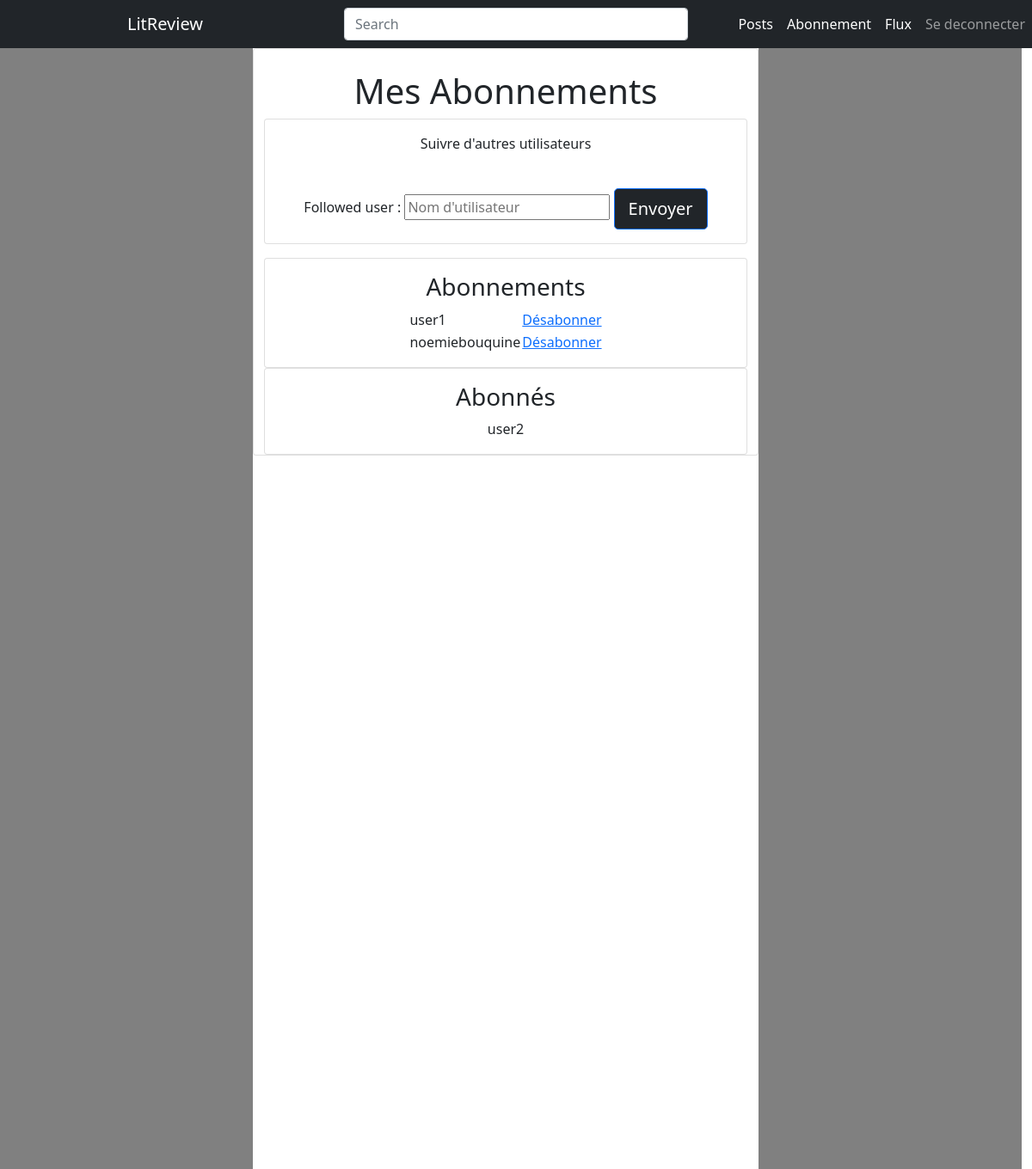
Before: /abonnement/ (signed in) with the older database file.
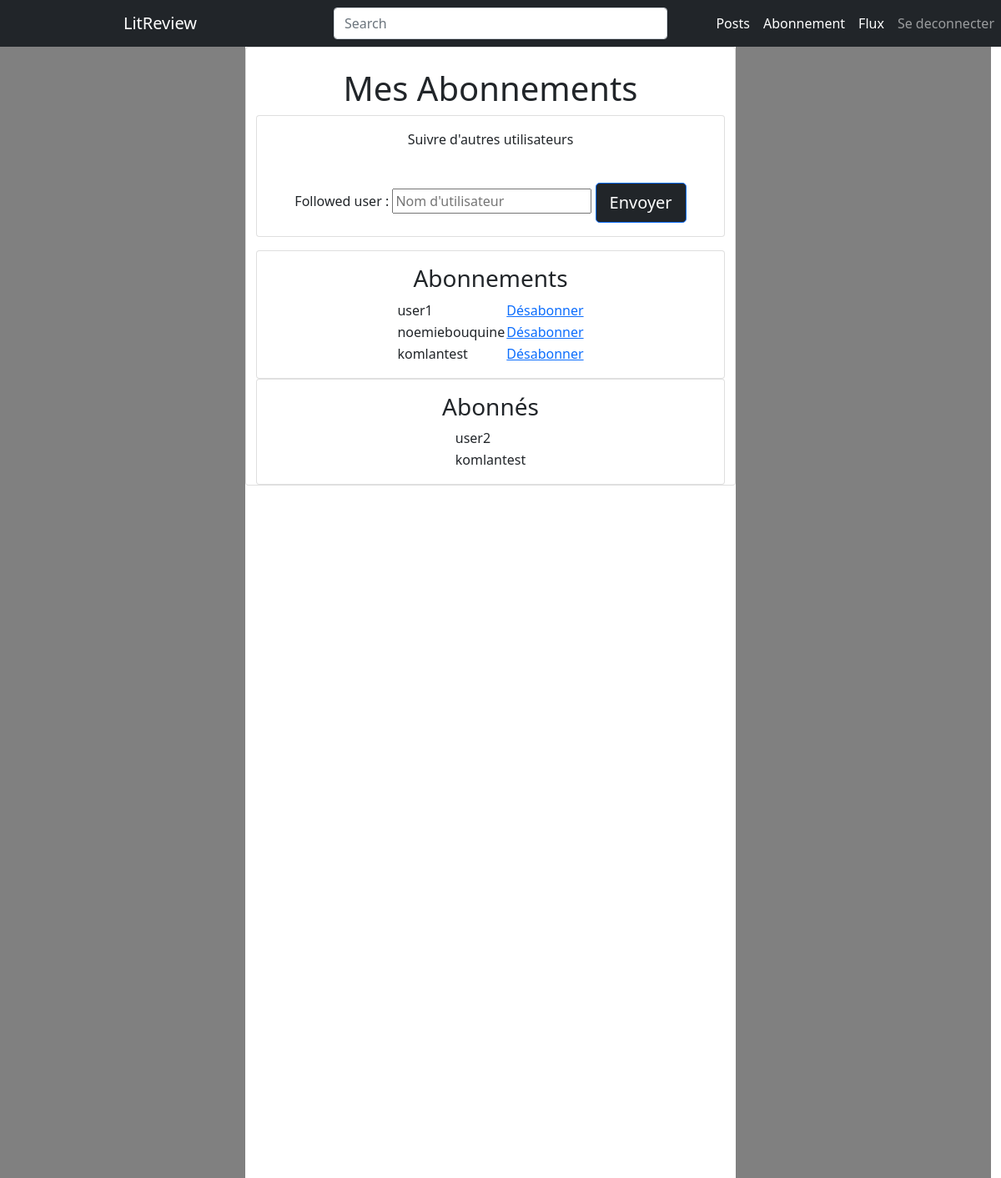
After: the same page with the newer database file.
### p9_livre/models.py (models this page shows)
class UserFollows(models.Model):
    user = models.ForeignKey(
        to=settings.AUTH_USER_MODEL, on_delete=models.CASCADE, related_name="following"
    )
    followed_user = models.ForeignKey(
        to=settings.AUTH_USER_MODEL,
        on_delete=models.CASCADE,
        related_name="followed_by",
    )
    class Meta:
        unique_together = (
            "user",
            "followed_user",
        )

### accounts/models.py (models this page shows)
class Shopper(AbstractUser):
    objects = UserManager()

### p9_livre/views.py (the view, shortened to what this page needs)
# urls.py: path("abonnement/", views.Subscriptions.as_view(), name="abonnement"),
class Subscriptions(View):
    @method_decorator(login_required(login_url="/auth/"))
    def get(self, request):
        user_follows_form = UserFollowForm()
        actual_user = request.user
        user_subscriptions = list(UserFollows.objects.filter(user=actual_user))
        subscribers = [
            user_follow.user
            for user_follow in UserFollows.objects.filter(followed_user=actual_user)
        ]
        error_message = (
            request.GET.get("error_message")
            if request.GET.get("error_message") != "None"
            else None
        )
        validation_message = (
            request.GET.get("validation_message")
            if request.GET.get("validation_message") != "None"
            else None
        )
        followed_user = (
            request.GET.get("followed_user")
            if request.GET.get("followed_user") != "None"
            else None
        )
        if error_message is not None:
            error_message = _MESSAGES[error_message].format(username=followed_user)
        else:
            error_message = None
        if validation_message is not None:
            validation_message = _MESSAGES[validation_message].format(
                username=followed_user
            )
        else:
            validation_message = None
        return render(
            request,
            "abonnement.html",
            context={
                "user_follows_form": user_follows_form,
                "subscriptions": user_subscriptions,
                "subscribers": subscribers,
                "error_message": error_message,
                "validation_message": validation_message,
                "UserFollowsForm": user_follows_form,
            },
        )

### p9_livre/formulaires.py
class UserFollowForm(forms.ModelForm):
    class Meta:
        model = UserFollows
        fields = ["followed_user"]
        widgets = {
            "followed_user": forms.TextInput(attrs={"placeholder": "Nom d'utilisateur"})
        }

### p9_livre/templates/abonnement.html (shortened to what this page needs)
{% extends 'base.html' %}
{% block content %}
<div class="col-md-3" style="background-color: grey;" >
</div>
<div class="row col-md-6"  style=" padding-bottom: 830px;" >
   <div class=" card center global__width" style="padding-top: 25px;">
    <h1 class="card-title text-center">Mes Abonnements</h1>
        <div class="subscriptions__item">
            <div class="card card-body align-items-center">
                    <p class="card-text">Suivre d'autres utilisateurs</p>
                    <form action="." method="POST" enctype="multipart/form-data">
                        <br>
                        {{ UserFollowsForm }}
                        <button type="submit" class="btn btn-lg btn-primary bg-dark">Envoyer</button>
                    </form>
            </div>
    </div>
    <div class=" card card-body align-items-center subscriptions__item">
        <h3 class="card-title">Abonnements</h3>
        {% if not subscriptions %}
        <p class="error__message">Vous n'êtes abonnées à aucun utilisateur.</p>
        {% else %}
        <table class="subscriptions__table">
            {% for subscription in subscriptions %}
            <tr>
                <td>{{ subscription.followed_user.username }}</td>
                <td>
                    <a href="{% url "delete_subscription" subscription.followed_user.id %}">Désabonner</a>
                </td>
            </tr>
            {% endfor %}
        </table>
        {% endif %}
    </div>
    <div class="card card-body align-items-center subscriptions__item">
        <h3 class="card-title">Abonnés</h3>
        {% if not subscribers %}
        <p class="error__message">Vous n'avez aucun abonné pour le moment.</p>
        {% else %}
        <table class="subscriptions__table">
            {% for subscriber in subscribers %}
            <tr>
                <td>{{ subscriber.username }}</td>
            </tr>
            {% endfor %}
        </table>
        {% endif %}
    </div>
</div>
</div>
<div class="col-md-3" style="background-color: grey;">
</div>
{% endblock %}

### templates/base.html (shortened to what this page needs)
<!DOCTYPE html>
<html lang="fr">
<head>
    <link href="https://cdn.jsdelivr.net/npm/bootstrap@5.1.3/dist/css/bootstrap.min.css" rel="stylesheet">
</head>
<header  class="container-fluid" style="padding: 0;">
    <nav class="row navbar navbar-expand navbar-dark bg-dark" aria-label="Second navbar example">
        <div class="container">
            <div style="text-align: center;" class="col-md-4">
                <a class="navbar-brand"  href="{% url 'Home' %}">LitReview</a>
                </div>
                <div class="col-md-4" style="align-items: center;">
            {% if user.is_authenticated %}
            <form role="search">
                <input class="form-control" type="search" placeholder="Search" aria-label="Search">
            </form>
            </div>
            {% endif %}
            <div class="col-md-4 float" id="navbarsExample02">
                <div class="float-end" >
                    <ul class="navbar-nav me-auto ">
                    {% if user.is_authenticated %}
                    <li class="nav-item">
                        <a class="nav-link active" aria-current="page" href="{% url 'posts' %}">Posts</a>
                    </li>
                    <li class="nav-item">
                        <a class="nav-link active" aria-current="page" href="{% url 'abonnement' %}">Abonnement</a>
                    </li>
                    <li class="nav-item">
                        <a class="nav-link active" aria-current="page" href="{% url 'Home' %}">Flux</a>
                    </li>
                    <li class="nav-item">
                        <a class="nav-link" href="{% url 'logout' %}">Se deconnecter</a>
                    </li>
                    {% endif %}
                    </ul>
                </div>
            </div>
        </div>
    </nav>
</header>
<div class="row" >
    {% block content %}
    {% endblock %}
</div>
</html>

Changed rows visible on the page:
added UserFollows: followed_user.username "komlantest"
added Shopper: username "komlantest"
